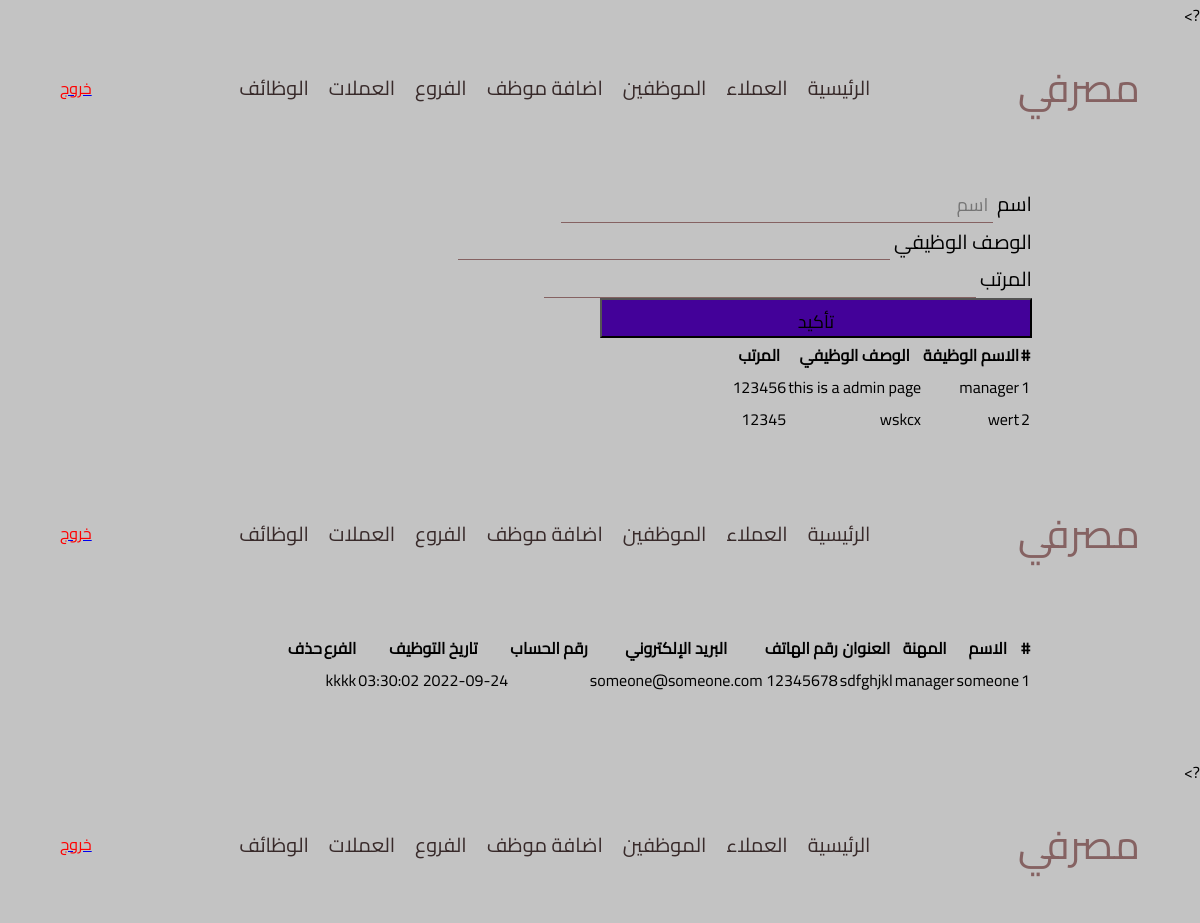
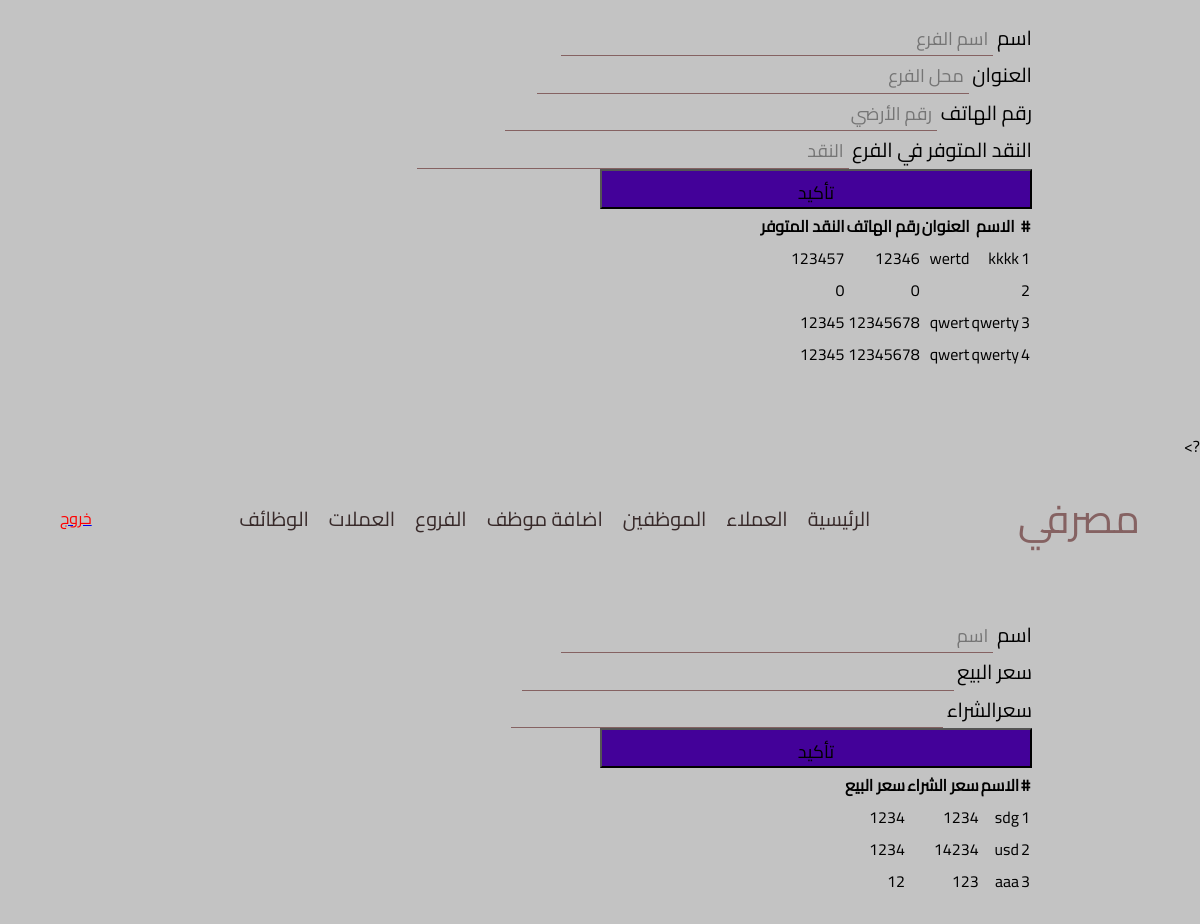
The app's page /admin/currency.php (signed in) with its own data (2 pictures, top to bottom).
### tables this page shows
CREATE TABLE `jobs` (
  `id` int(5) NOT NULL,
  `jobTitle` varchar(20) NOT NULL,
  `jobDescription` varchar(100) NOT NULL,
  `salary` int(11) NOT NULL
);

CREATE TABLE `employee` (
  `id` int(5) NOT NULL,
  `jopId` int(5) NOT NULL,
  `name` varchar(100) NOT NULL,
  `password` varchar(100) NOT NULL,
  `address` varchar(100) NOT NULL,
  `phone` varchar(100) NOT NULL,
  `email` varchar(100) NOT NULL,
  `barachId` int(5) NOT NULL,
  `date` timestamp NOT NULL DEFAULT current_timestamp()
);

CREATE TABLE `branches` (
  `id` int(5) NOT NULL,
  `name` varchar(50) NOT NULL,
  `address` varchar(100) NOT NULL,
  `phone` int(10) NOT NULL,
  `cash` int(11) NOT NULL
);

CREATE TABLE `currency` (
  `id` int(3) NOT NULL,
  `sell` double NOT NULL,
  `preacher` double NOT NULL,
  `name` varchar(20) NOT NULL
);

### includes/init.php (called while the page is built, shortened)
<?php
require_once "database.php";
require_once "db_object.php";
require_once "branches.php";
require_once "employee.php";
require_once "jobs.php";
require_once "currency.php";
require_once "session.php";

### includes/session.php (called while the page is built, shortened)
<?php
class Session
{
    private $signed_in = false;
    private function check_login()
    {
        if (isset($_SESSION['user_id'])) {
            $this->signed_in = true;
        } else {
            unset($this->user_id);
            $this->signed_in = false;
        }
    }
    public function vistor_count()
    {
        if (isset($_SESSION['count'])) {
            return $this->count = $_SESSION['count']++;
        } else {
            return $_SESSION['count'] = 1;
        }
    }
    public function is_signed()
    {
        return $this->signed_in;
    }
}
$session = new Session();

### includes/database.php (called while the page is built, shortened)
<?php
class Database
{
    var $conn;
    public function open_db_connection()
    {
        $this->conn = new mysqli(DB_HOST, DB_USER, DB_PASS, DB_NAME);
    }
    public function query($sql)
    {
        $result = $this->conn->query($sql);
        return $result;
    }
}
$db = new Database();

### includes/db_object.php (called while the page is built, shortened)
<?php
class Db_object
{
    protected static $table;
    public static function find_all()
    {
        return static::find_by_query("SELECT * FROM " . static::$table);
    }
    public static function find_by_id($id)
    {
        $result_array = static::find_by_query("SELECT * FROM " . static::$table . " WHERE id = {$id}");
        return !empty($result_array) ? array_shift($result_array) : false;
    }
    public static function find_by_query($sql)
    {
        global $db;
        $result_set = $db->query($sql);
        $object_array = array();
        while ($row = mysqli_fetch_array($result_set)) {
            $object_array[] = static::instanction($row);
        }
        return $object_array;
    }
    private static function instanction($found)
    {
        $object = new $calling_class;
        foreach ($found as $attribute => $value) {
            if ($object->has_attribute($attribute)) {
                $object->$attribute = $value;
            }
        }
        return $object;
    }
    private function has_attribute($attribute)
    {
        $object_proprties = get_object_vars($this);
        return array_key_exists($attribute, $object_proprties);
    }
}

### admin/currency.php (the view, shortened to what this page needs)
<!DOCTYPE html>
<?php include "../includes/init.php"; ?>
<?php
    $Currency = Currency::find_all();
    ?>
<html lang="en">
<head>
    <link rel="stylesheet" href="../style/css/style.css">
</head>
<body>
    <header>
        <div class="logo">
            <span>مصرفي</span>
        </div>
        <div class="navbar">
            <ul>
            <li><a href="../index.php">الرئيسية</a></li>
                <li><a href="customer.php">العملاء</a>
                <li><a href="employee.php">الموظفين</a></li>
                <li><a href="addemployee.php">اضافة موظف</a></li>
                <li><a href="branches.php">الفروع</a></li>
                <li><a href="currency.php">العملات</a></li>
                <li><a href="jobs.php">الوظائف</a></li>
            </ul>
    </div>
    <div class="auth">
      <?php
      if($session->is_signed()){?>
        <div >
        <a href="includes/logout.php"><span id='signOut' href="">خروج</span></a>
       </div>
     <?php }else{redirect('../mybank/login.php');}?>
    </div>
    </header>
    <section >
            <div class="container">
                <div class="customerPage">
                    <form action="" method="post">
                    <div class="form-control">
                   <label for="uname">اسم</label>
                   <input placeholder="اسم "  type="text" name="name" class="uname">
               </div>
               <div class="form-control">
                   <label for="telephone">  سعر البيع</label>
                   <input  type="number" name="sell" class="telephone">
                </div>
                <div class="form-control">
                   <label for="telephone"> سعرالشراء</label>
                   <input  type="number" name="preacher" class="telephone">
                </div>
           <input style="background-color: #430199; font-family: cairo; height: 40px;" type="submit" value="تأكيد" name="submit">
                    </form>
                        <table class="table">
                        <thead>
                            <th>#</th>
                            <th>الاسم</th>
                            <th>سعر الشراء</th>
                            <th>سعر البيع</th>
                        </thead>
                        <tbody>
                            <?php foreach ($Currency as $Currenc):?>
                                <tr>
                            <td><?php echo $Currenc->id?></td>
                            <td><?php echo $Currenc->name?></td>
                            <td><?php echo $Currenc->preacher?></td>
                            <td><?php echo $Currenc->sell?></td>
                            </tr>
                            <?php endforeach; ?>
                        </tbody>
                        </table>
                </div>
            </div>
    </section>
</body>
</html>

### admin/branches.php (shortened to what this page needs)
<!DOCTYPE html>
<?php include "../includes/init.php"; ?>
<?php
    $Branches = Branches::find_all();
    ?>
<html lang="en">
<head>
    <link rel="stylesheet" href="../style/css/style.css">
</head>
<body>
    <header>
        <div class="logo">
            <span>مصرفي</span>
        </div>
        <div class="navbar">
            <ul>
            <li><a href="../index.php">الرئيسية</a></li>
                <li><a href="customer.php">العملاء</a>
                <li><a href="employee.php">الموظفين</a></li>
                <li><a href="addemployee.php">اضافة موظف</a></li>
                <li><a href="branches.php">الفروع</a></li>
                <li><a href="currency.php">العملات</a></li>
                <li><a href="jobs.php">الوظائف</a></li>
            </ul>
    </div>
    <div class="auth">
      <?php
      if($session->is_signed()){?>
        <div >
        <a href="includes/logout.php"><span id='signOut' href="">خروج</span></a>
       </div>
     <?php }else{redirect('../mybank/login.php');}?>
    </div>
    </header>
    <section >
            <div class="container">
                <div class="customerPage">
                    <form action="" method="post">
                    <div class="form-control">
                   <label for="uname">اسم</label>
                   <input placeholder="اسم الفرع"  type="text" name="name" class="uname">
               </div>
               <div class="form-control">
                   <label for="address"> العنوان</label>
                   <input placeholder="محل الفرع"  type="text" name="address" class="address">
                </div>
               <div class="form-control">
                   <label for="telephone">  رقم الهاتف</label>
                   <input placeholder="رقم الأرضي" type="number" name="phone" class="telephone">
                </div>
                <div class="form-control">
                   <label for="telephone"> النقد المتوفر في الفرع</label>
                   <input placeholder="النقد" type="number" name="cash" class="telephone">
                </div>
           <input style="background-color: #430199; font-family: cairo; height: 40px;" type="submit" value="تأكيد" name="submit">
                    </form>
                        <table class="table">
                        <thead>
                            <th>#</th>
                            <th>الاسم</th>
                            <th>العنوان</th>
                            <th>رقم الهاتف</th>
                            <th>النقد المتوفر</th>
                        </thead>
                        <tbody>
                            <?php foreach ($Branches as $Branche):?>
                                <tr>
                            <td><?php echo $Branche->id?></td>
                            <td><?php echo $Branche->name?></td>
                            <td><?php echo $Branche->address?></td>
                            <td><?php echo $Branche->phone?></td>
                            <td><?php echo $Branche->cash?></td>
                            </tr>
                            <?php endforeach; ?>
                        </tbody>
                        </table>
                </div>
            </div>
    </section>
</body>
</html>

### admin/employee.php (shortened to what this page needs)
<!DOCTYPE html>
<?php include "../includes/init.php"; ?>
<?php
    $employees = Employee::find_all();
?>
<html lang="en">
<head>
    <link rel="stylesheet" href="../style/css/style.css">
</head>
<body>
    <header>
        <div class="logo">
            <span>مصرفي</span>
        </div>
        <div class="navbar">
            <ul>
            <li><a href="../index.php">الرئيسية</a></li>
                <li><a href="customer.php">العملاء</a>
                <li><a href="employee.php">الموظفين</a></li>
                <li><a href="addemployee.php">اضافة موظف</a></li>
                <li><a href="branches.php">الفروع</a></li>
                <li><a href="currency.php">العملات</a></li>
                <li><a href="jobs.php">الوظائف</a></li>
            </ul>
    </div>
    <div class="auth">
      <?php
      if($session->is_signed()){?>
        <div >
        <a href="includes/logout.php"><span id='signOut' href="">خروج</span></a>
       </div>
     <?php }else{redirect('../mybank/login.php');}?>
    </div>
    </header>
    <section >
            <div class="container">
                <div class="customerPage">
                        <table class="table">
                        <thead>
                            <th>#</th>
                            <th>الاسم</th>
                            <th>المهنة</th>
                            <th>العنوان</th>
                            <th>رقم الهاتف</th>
                            <th>البريد الإلكتروني</th>
                            <th>رقم الحساب</th>
                            <th>تاريخ التوظيف</th>
                            <th>الفرع</th>
                            <th>حذف</th>
                        </thead>
                        <tbody>
                            <?php foreach ($employees as $employee):?>
                                <tr>
                            <td><?php echo $employee->id?></td>
                            <td><?php echo $employee->name?></td>
                            <td><?php $job = Jobs::find_by_id($employee->jopId);
                            echo $job->jobTitle ?></td>
                            <td><?php echo $employee->address?></td>
                            <td><?php echo $employee->phone?></td>
                            <td><?php echo $employee->email?></td>
                            <td><?php echo $employee->accountId?></td>
                            <td><?php echo $employee->date?></td>
                            <td><?php $branch = Branches::find_by_id($employee->barachId);
                             echo $branch->name?></td>
                            </tr>
                            <?php endforeach; ?>
                        </tbody>
                        </table>
                </div>
            </div>
    </section>
</body>
</html>

### admin/jobs.php (shortened to what this page needs)
<!DOCTYPE html>
<?php include "../includes/init.php"; ?>
<?php
    $Jobs = Jobs::find_all();
    ?>
<html lang="en">
<head>
    <link rel="stylesheet" href="../style/css/style.css">
</head>
<body>
    <header>
        <div class="logo">
            <span>مصرفي</span>
        </div>
        <div class="navbar">
            <ul>
            <li><a href="../index.php">الرئيسية</a></li>
                <li><a href="customer.php">العملاء</a>
                <li><a href="employee.php">الموظفين</a></li>
                <li><a href="addemployee.php">اضافة موظف</a></li>
                <li><a href="branches.php">الفروع</a></li>
                <li><a href="currency.php">العملات</a></li>
                <li><a href="jobs.php">الوظائف</a></li>
                <?php if($session->is_signed()){
        $employee = Employee::find_by_id($session->user_id);
        if($employee->jopId != MANAGER){redirect('mybank/login.php');}}?>
            </ul>
    </div>
    <div class="auth">
      <?php
      if($session->is_signed()){?>
        <div >
        <a href="includes/logout.php"><span id='signOut' href="">خروج</span></a>
       </div>
     <?php }else{redirect('../mybank/login.php');}?>
    </div>
    </header>
    <section >
            <div class="container">
                <div class="customerPage">
                    <form action="" method="post">
                    <div class="form-control">
                   <label for="uname">اسم</label>
                   <input placeholder="اسم "  type="text" name="jobTitle" class="uname">
               </div>
               <div class="form-control">
                   <label for="telephone">  الوصف الوظيفي</label>
                   <input  type="text" name="jobDescription" class="telephone">
                </div>
                <div class="form-control">
                   <label for="telephone"> المرتب</label>
                   <input  type="number" name="salary" class="telephone">
                </div>
           <input style="background-color: #430199; font-family: cairo; height: 40px;" type="submit" value="تأكيد" name="submit">
                    </form>
                        <table class="table">
                        <thead>
                            <th>#</th>
                            <th>الاسم الوظيفة</th>
                            <th>الوصف الوظيفي</th>
                            <th>المرتب</th>
                        </thead>
                        <tbody>
                            <?php foreach ($Jobs as $Job):?>
                                <tr>
                            <td><?php echo $Job->id?></td>
                            <td><?php echo $Job->jobTitle?></td>
                            <td><?php echo $Job->jobDescription?></td>
                            <td><?php echo $Job->salary?></td>
                            </tr>
                            <?php endforeach; ?>
                        </tbody>
                        </table>
                </div>
            </div>
    </section>
</body>
</html>

### style/css/style.css (style rules this page uses)
* { margin: 0; padding: 0; box-sizing: border-box; scroll-behavior: smooth; }
body { direction: rtl; background-color: #c3c3c3; font-family: 'Cairo' , sans-serif; }
.container { width: 80%; margin:20px 10%; }
section { margin: 5%; }
.logo { text-align: center; font-size: 40px; color: #856262; }
header { display: flex; justify-content: space-between; align-items: center; width: 90%; margin: 20px 5% ; }
ul { display: flex; justify-content: center; align-items: center; }
.navbar ul li { text-align: center; list-style: none; position: relative; }
.navbar ul li a , .navbar ul li p { text-decoration: none; color: #382a2a; font-size: 20px; margin: 0 10px; }
.customerPage { position: relative; margin-top: 50px; }
form label { width: 20%; height: 30px; font-size: 20px; }
form input , form select { width: 50%; height: 35px; font-size: 18px; padding: 5px; font-family: "Cairo"; }
.uname ,.balance ,.nowBalance , .idNumber , .identity , .address , .telephone { outline: none; border: 0; background:none; border-bottom: 1px solid #856262 ; }
#signOut { cursor: pointer; color: red; }

### records on screen
jobs: id "1", jobTitle "manager", jobDescription "this is a admin page", salary "123456"
jobs: id "2", jobTitle "wert", jobDescription "wskcx", salary "12345"
employee: id "1", name "someone", address "sdfghjkl", phone "12345678", email "someone@someone.com", date "2022-09-24 03:30:02", branches.name "kkkk"
branches: id "1", name "kkkk", address "wertd", phone "12346", cash "123457"
branches: id "2", phone "0", cash "0"
branches: id "3", name "qwerty", address "qwert", phone "12345678", cash "12345"
branches: id "4", name "qwerty", address "qwert", phone "12345678", cash "12345"
currency: id "1", name "sdg", preacher "1234", sell "1234"
currency: id "2", name "usd", preacher "14234", sell "1234"
currency: id "3", name "aaa", preacher "123", sell "12"
